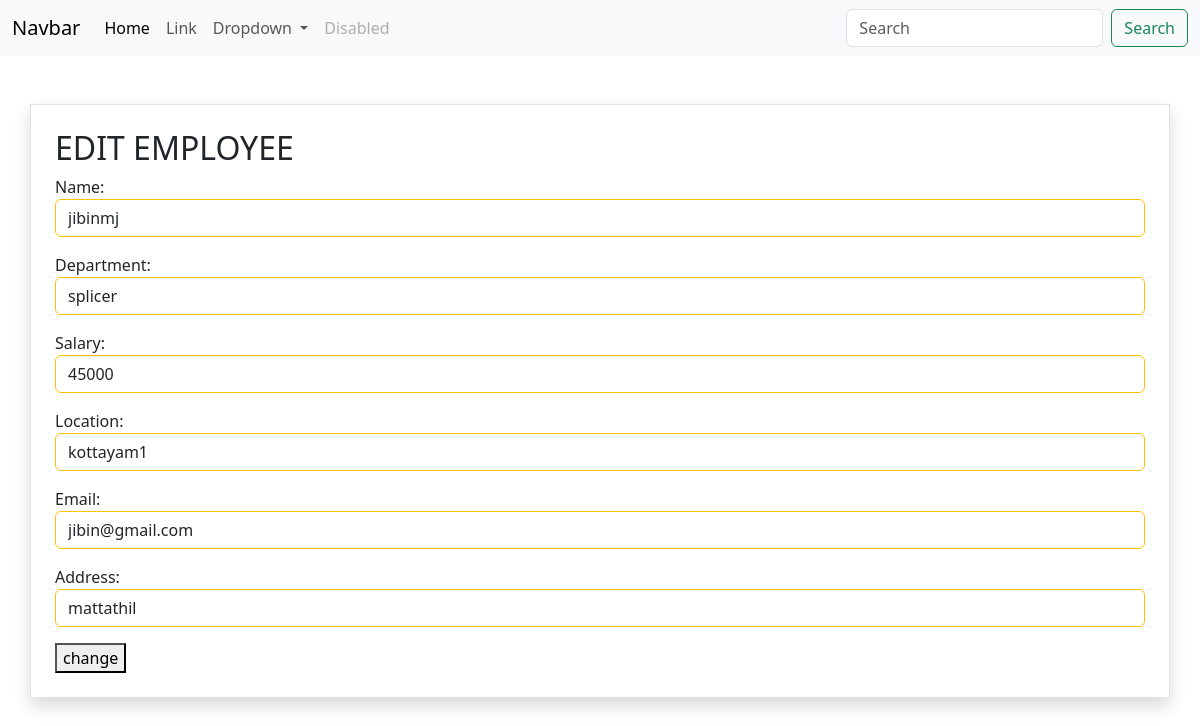
The app's page /employee/2/change with its own data.
### myapp/models.py (models this page shows, shortened)
class Employee(models.Model):
    name=models.CharField(max_length=200)
    department=models.CharField(max_length=200)
    salary=models.PositiveBigIntegerField()
    location=models.CharField(max_length=200)
    email=models.CharField(max_length=200)
    address=models.CharField(max_length=200)

### myapp/views.py (the view, shortened to what this page needs)
# urls.py: path("employee/<int:pk>/change",views.EmployeeUpdateView.as_view(),name="employee-update"),
class EmployeeUpdateView(View):
    def get(self,request,*args,**kwargs):
        id=kwargs.get("pk")
        employee_object=Employee.objects.get(id=id)
        dictionary={
            "name":employee_object.name,
            "department":employee_object.department,
            "salary":employee_object.salary,
            "location":employee_object.location,
            "email":employee_object.email,
            "address":employee_object.address
              }
        form_instance=EmployeeForm(initial=dictionary)
        return render(request,"employee_update.html",{"form":form_instance})

### myapp/forms.py
class EmployeeForm(forms.Form):
    name=forms.CharField(widget=forms.TextInput(attrs={"class":"form-control border border-warning"}))
    department=forms.CharField(widget=forms.TextInput(attrs={"class":"form-control border border-warning"}))
    salary=forms.IntegerField(widget=forms.NumberInput(attrs={"class":"form-control border border-warning"}))
    location=forms.CharField(widget=forms.TextInput(attrs={"class":"form-control border border-warning"}))
    email=forms.CharField(widget=forms.TextInput(attrs={"class":"form-control border border-warning"}))
    address=forms.CharField(widget=forms.TextInput(attrs={"class":"form-control border border-warning"}))

### myapp/templates/employee_update.html (shortened to what this page needs)
{%extends 'base.html'%}
{%block main_block%}
<div class="container border shadow mt-5 p-4">
    <h2>EDIT EMPLOYEE</h2>
    <form action="" method="post">
        {{form.as_p}}
        <button type="submit">change</button>
    </form>
</div>
{%endblock%}

### records on screen
Employee: name "jibinmj", department "splicer", salary "45000", location "kottayam1", email "jibin@gmail.com", address "mattathil"
